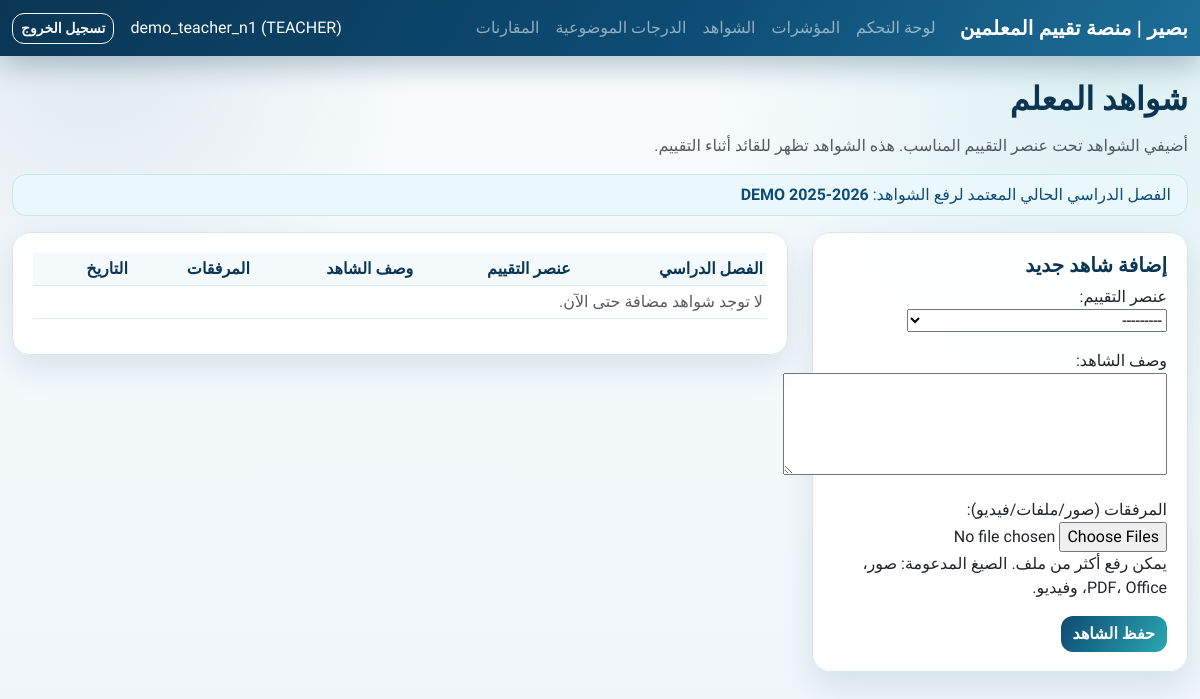
Before: /evidences/ (signed in) with the older database file.
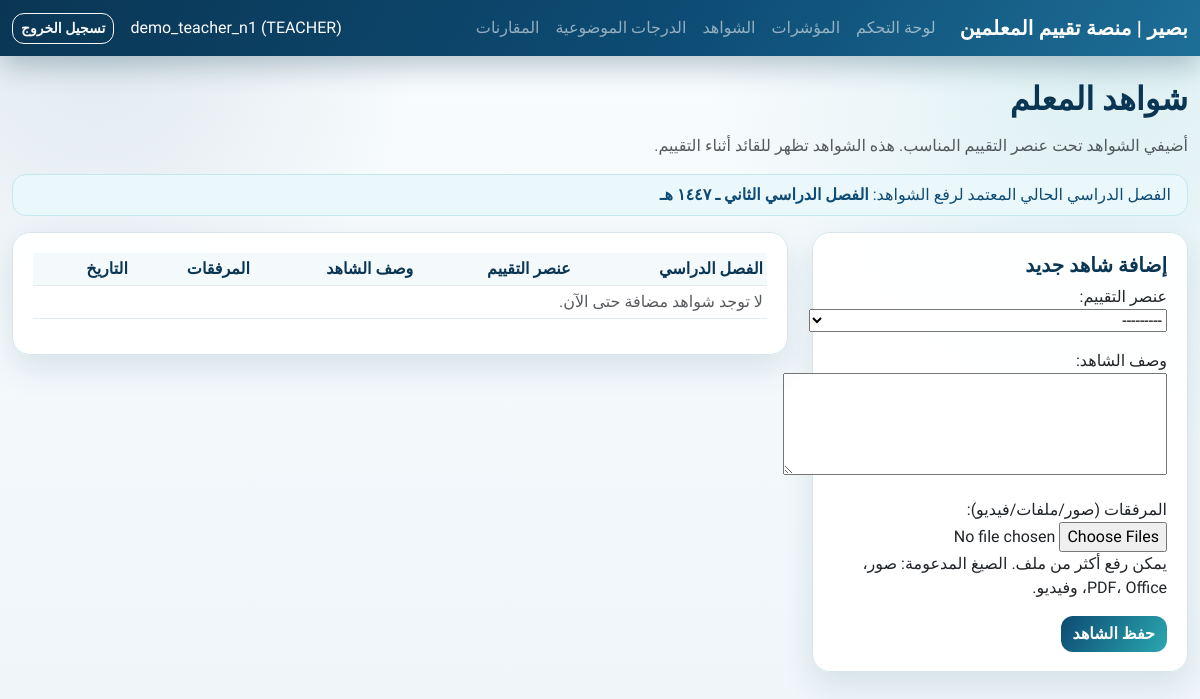
After: the same page with the newer database file.
### apps/accounts/models.py (models this page shows)
class User(AbstractUser):
    class Role(models.TextChoices):
        TEACHER = "TEACHER", "Teacher"
        LEADER = "LEADER", "Leader"
        ADMIN = "ADMIN", "Admin"
    role = models.CharField(max_length=16, choices=Role.choices, default=Role.TEACHER)
    school = models.ForeignKey("schools.School", null=True, blank=True, on_delete=models.SET_NULL)
    class Meta:
        indexes = [models.Index(fields=["role", "school"])]

### apps/cycles/models.py (models this page shows, shortened)
class EvaluationCycle(models.Model):
    school = models.ForeignKey("schools.School", on_delete=models.CASCADE, related_name="cycles")
    name = models.CharField(max_length=100)
    start_date = models.DateField()
    end_date = models.DateField()
    is_active = models.BooleanField(default=True)
    created_at = models.DateTimeField(auto_now_add=True)
    class Meta:
        constraints = [
            models.UniqueConstraint(fields=["school", "name"], name="uq_cycle_school_name"),
            models.CheckConstraint(check=models.Q(end_date__gte=models.F("start_date")), name="ck_cycle_dates_order"),
        ]
        indexes = [models.Index(fields=["school", "is_active"])]

### apps/ui/views.py (the view)
# urls.py: path("evidences/", views.evidences_page, name="evidences"),
@login_required
def evidences_page(request: HttpRequest) -> HttpResponse:
    if request.user.role != User.Role.TEACHER:
        messages.error(request, "إدخال الشواهد متاح للمعلم فقط.")
        return redirect("ui:dashboard")
    teacher = _teacher_for_user(request.user)
    if teacher is None:
        return render(request, "ui/evidences_missing_profile.html", status=400)
    current_semester = _active_semester_for_school(teacher.school)
    evidences = (
        TeacherEvidence.objects.filter(teacher=teacher)
        .select_related("cycle", "criterion")
        .prefetch_related("attachments")
        .order_by("-created_at")
    )
    if request.method == "POST":
        if current_semester is None:
            messages.error(request, "لا يوجد فصل دراسي نشط. يجب على المدير إضافة فصل دراسي أولاً.")
            return redirect("ui:evidences")
        form = TeacherEvidenceForm(request.POST, request.FILES, user=request.user, teacher=teacher)
        if form.is_valid():
            evidence = form.save(commit=False)
            evidence.teacher = teacher
            evidence.cycle = current_semester
            evidence.submitted_by = request.user
            evidence.save()
            attachments = form.cleaned_data.get("attachments", [])
            for uploaded_file in attachments:
                EvidenceAttachment.objects.create(
                    evidence=evidence,
                    file=uploaded_file,
                    uploaded_by=request.user,
                )
            log_audit(
                actor=request.user,
                action="evidence.created",
                entity_type="TeacherEvidence",
                entity_id=str(evidence.id),
                after={
                    "teacher_id": evidence.teacher_id,
                    "cycle_id": evidence.cycle_id,
                    "criterion_id": evidence.criterion_id,
                    "attachments_count": len(attachments),
                },
            )
            messages.success(request, "تمت إضافة الشاهد بنجاح.")
            return redirect("ui:evidences")
    else:
        form = TeacherEvidenceForm(user=request.user, teacher=teacher)
    return render(
        request,
        "ui/evidences.html",
        {"form": form, "evidences": evidences, "current_semester": current_semester},
    )

### apps/ui/forms.py (shortened to what this page needs)
class TeacherEvidenceForm(forms.ModelForm):
    attachments = MultipleFileField(
        required=True,
        label="المرفقات (صور/ملفات/فيديو)",
        help_text="يمكن رفع أكثر من ملف. الصيغ المدعومة: صور، PDF، Office، وفيديو.",
    )
    class Meta:
        model = TeacherEvidence
        fields = ["criterion", "evidence_text"]
        labels = {
            "criterion": "عنصر التقييم",
            "evidence_text": "وصف الشاهد",
        }
        widgets = {
            "evidence_text": forms.Textarea(attrs={"rows": 4}),
        }
    def __init__(self, *args, **kwargs):
        self.user = kwargs.pop("user")
        self.teacher = kwargs.pop("teacher")
        super().__init__(*args, **kwargs)
        self.fields["criterion"].queryset = EvaluationCriterion.objects.filter(is_active=True).order_by("order")
        self.fields["attachments"].widget.attrs.update(
            {
                "multiple": True,
                "accept": ".jpg,.jpeg,.png,.gif,.webp,.pdf,.doc,.docx,.xls,.xlsx,.ppt,.pptx,.txt,.mp4,.mov,.avi,.mkv,.webm,.m4v",
            }
        )

### apps/criteria/models.py (called while the page is built)
    def __str__(self) -> str:
        return f"{self.order}. {self.name} ({self.weight_percent}%)"

### apps/ui/views.py (called while the page is built)
def _teacher_for_user(user: User) -> Teacher | None:
    return Teacher.objects.filter(user=user).first()

def _active_semester_for_school(school):
    return (
        EvaluationCycle.objects.filter(school=school, is_active=True)
        .order_by("-start_date")
        .first()
    )

### apps/ui/templates/ui/evidences.html (shortened to what this page needs)
{% extends "ui/base.html" %}
{% block content %}
<h2 class="mb-3">شواهد المعلم</h2>
<p class="text-muted">أضيفي الشواهد تحت عنصر التقييم المناسب. هذه الشواهد تظهر للقائد أثناء التقييم.</p>
{% if current_semester %}
  <div class="alert alert-info py-2">الفصل الدراسي الحالي المعتمد لرفع الشواهد: <strong>{{ current_semester.name }}</strong></div>
{% else %}
  <div class="alert alert-warning py-2">لا يوجد فصل دراسي نشط حالياً. يجب على المدير إضافة فصل دراسي أولاً.</div>
{% endif %}
<div class="row g-4">
  <div class="col-lg-4">
    <div class="card">
      <div class="card-body">
        <h5>إضافة شاهد جديد</h5>
        <form method="post" enctype="multipart/form-data">
          {{ form.as_p }}
          <button class="btn btn-primary" type="submit">حفظ الشاهد</button>
        </form>
      </div>
    </div>
  </div>
  <div class="col-lg-8">
    <div class="card">
      <div class="card-body">
        <div class="table-responsive">
          <table class="table table-sm align-middle">
            <thead>
              <tr>
                <th>الفصل الدراسي</th>
                <th>عنصر التقييم</th>
                <th>وصف الشاهد</th>
                <th>المرفقات</th>
                <th>التاريخ</th>
                <th></th>
              </tr>
            </thead>
            <tbody>
              {% for evidence in evidences %}
              <tr>
                <td>{{ evidence.cycle.name }}</td>
                <td>{{ evidence.criterion.name }}</td>
                <td>{{ evidence.evidence_text|truncatechars:120 }}</td>
                <td>
                  {% for attachment in evidence.attachments.all %}
                    <div><a href="{{ attachment.file.url }}" target="_blank" rel="noopener">{{ attachment.filename }}</a></div>
                  {% empty %}
                    -
                  {% endfor %}
                </td>
                <td>{{ evidence.created_at }}</td>
                <td>
                  <form method="post" action="{% url 'ui:evidence-delete' evidence.id %}">
                    {% csrf_token %}
                    <button class="btn btn-outline-danger btn-sm" type="submit">حذف</button>
                  </form>
                </td>
              </tr>
              {% empty %}
              <tr>
                <td colspan="6" class="text-muted">لا توجد شواهد مضافة حتى الآن.</td>
              </tr>
              {% endfor %}
            </tbody>
          </table>
        </div>
      </div>
    </div>
  </div>
</div>
{% endblock %}

### apps/ui/templates/ui/base.html (shortened to what this page needs)
<!doctype html>
<html lang="ar" dir="rtl">
<head>
  <link href="https://cdn.jsdelivr.net/npm/bootstrap@5.3.3/dist/css/bootstrap.rtl.min.css" rel="stylesheet">
</head>
<body>
  <nav class="navbar navbar-expand-lg navbar-dark">
    <div class="container-fluid">
      <a class="navbar-brand" href="{% url 'ui:dashboard' %}">بصير | منصة تقييم المعلمين</a>
      <div class="collapse navbar-collapse show">
        <ul class="navbar-nav me-auto mb-2 mb-lg-0">
          <li class="nav-item"><a class="nav-link" href="{% url 'ui:dashboard' %}">لوحة التحكم</a></li>
          <li class="nav-item"><a class="nav-link" href="{% url 'ui:metrics' %}">المؤشرات</a></li>
          {% if request.user.role == 'TEACHER' %}
            <li class="nav-item"><a class="nav-link" href="{% url 'ui:evidences' %}">الشواهد</a></li>
          {% endif %}
          <li class="nav-item"><a class="nav-link" href="{% url 'ui:objective-scores' %}">الدرجات الموضوعية</a></li>
          <li class="nav-item"><a class="nav-link" href="{% url 'ui:comparisons' %}">المقارنات</a></li>
        </ul>
        <span class="navbar-text text-white me-3">
          {{ request.user.username }} ({{ request.user.role }})
        </span>
        <form action="{% url 'ui:logout' %}" method="post">
          <button class="btn btn-outline-light btn-sm" type="submit">تسجيل الخروج</button>
        </form>
      </div>
    </div>
  </nav>
  <main class="container my-4">
    {% block content %}{% endblock %}
  </main>
</body>
</html>

### apps/ui/templates/ui/base.html (style rules this page uses)
:root { --brand-navy: #0d4b73; --brand-navy-deep: #0a3654; --brand-teal: #2aa7b0; --brand-teal-soft: #66cbd0; --ink: #163d56; --ink-soft: #5f7a8d; --surface: #ffffff; --surface-soft: #f4f9fb; --line: #d7e6ee; --shadow: 0 14px 32px rgba(13, 75, 115, 0.12); }
body { font-family: "Cairo", sans-serif; color: var(--ink); background: radial-gradient(circle at 92% 8%, rgba(42, 167, 176, 0.13), transparent 30%), radial-gradient(circle at 8% 4%, rgba(13, 75, 115, 0.1), transparent 24%), linear-gradient(180deg, #f9fcfd 0%, #eef5f9 100%); min-height: 100vh; }
h1, h2, h3, h4, h5, h6 { font-weight: 700; color: var(--brand-navy-deep); }
.navbar { background: linear-gradient(120deg, var(--brand-navy-deep), var(--brand-navy) 55%, #1d6e97); box-shadow: 0 10px 28px rgba(10, 54, 84, 0.28); }
.navbar-brand { font-weight: 800; letter-spacing: 0.2px; }
.navbar-nav .nav-link { border-radius: 10px; padding-inline: 10px; transition: background-color 0.2s ease, color 0.2s ease; }
main.container { max-width: 1280px; }
.card { border: 1px solid var(--line); border-radius: 18px; box-shadow: var(--shadow); background: rgba(255, 255, 255, 0.94); backdrop-filter: blur(2px); }
.card .card-body { padding: 1.2rem 1.25rem; }
.table { --bs-table-bg: transparent; --bs-table-border-color: #e2edf3; color: var(--ink); }
.table thead th { background: var(--surface-soft); color: var(--brand-navy-deep); border-bottom-width: 1px; font-weight: 700; }
.btn { border-radius: 12px; font-weight: 700; box-shadow: none; }
.btn-primary { border: none; background: linear-gradient(120deg, var(--brand-navy), var(--brand-teal)); }
.alert { border-radius: 14px; border-width: 1px; }
.alert-info { background: #ebf8fb; border-color: #c3e9ef; color: #0f4c75; }

Changed rows visible on the page:
no longer on this page (row unchanged): EvaluationCycle: name "DEMO 2025-2026"
added EvaluationCycle: name "الفصل الدراسي الثاني ـ ١٤٤٧ هـ"
